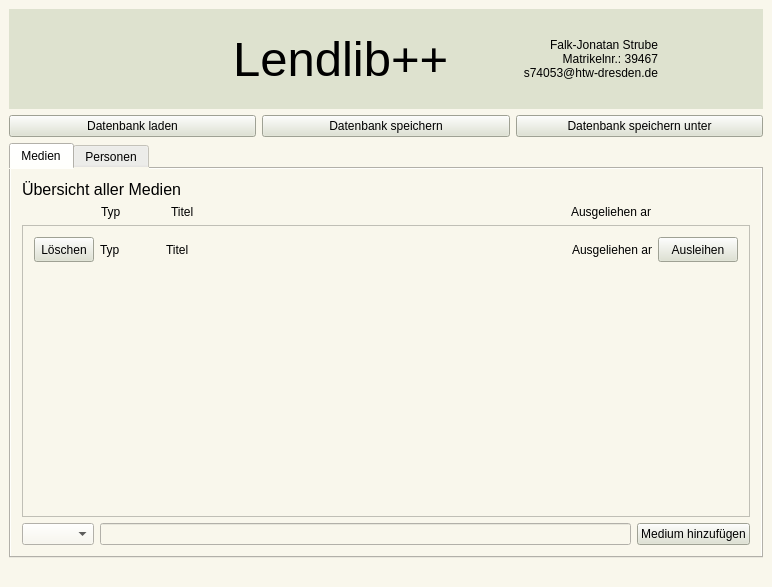
<?xml version="1.0" encoding="UTF-8"?>
<ui version="4.0">
 <class>MainWindow</class>
 <widget class="QMainWindow" name="MainWindow">
  <property name="geometry">
   <rect>
    <x>0</x>
    <y>0</y>
    <width>772</width>
    <height>587</height>
   </rect>
  </property>
  <property name="palette">
   <palette>
    <active>
     <colorrole role="WindowText">
      <brush brushstyle="SolidPattern">
       <color alpha="255">
        <red>0</red>
        <green>0</green>
        <blue>0</blue>
       </color>
      </brush>
     </colorrole>
     <colorrole role="Button">
      <brush brushstyle="SolidPattern">
       <color alpha="255">
        <red>249</red>
        <green>247</green>
        <blue>236</blue>
       </color>
      </brush>
     </colorrole>
     <colorrole role="Light">
      <brush brushstyle="SolidPattern">
       <color alpha="255">
        <red>255</red>
        <green>255</green>
        <blue>255</blue>
       </color>
      </brush>
     </colorrole>
     <colorrole role="Midlight">
      <brush brushstyle="SolidPattern">
       <color alpha="255">
        <red>238</red>
        <green>240</green>
        <blue>231</blue>
       </color>
      </brush>
     </colorrole>
     <colorrole role="Dark">
      <brush brushstyle="SolidPattern">
       <color alpha="255">
        <red>111</red>
        <green>113</green>
        <blue>103</blue>
       </color>
      </brush>
     </colorrole>
     <colorrole role="Mid">
      <brush brushstyle="SolidPattern">
       <color alpha="255">
        <red>148</red>
        <green>151</green>
        <blue>138</blue>
       </color>
      </brush>
     </colorrole>
     <colorrole role="Text">
      <brush brushstyle="SolidPattern">
       <color alpha="255">
        <red>0</red>
        <green>0</green>
        <blue>0</blue>
       </color>
      </brush>
     </colorrole>
     <colorrole role="BrightText">
      <brush brushstyle="SolidPattern">
       <color alpha="255">
        <red>255</red>
        <green>255</green>
        <blue>255</blue>
       </color>
      </brush>
     </colorrole>
     <colorrole role="ButtonText">
      <brush brushstyle="SolidPattern">
       <color alpha="255">
        <red>0</red>
        <green>0</green>
        <blue>0</blue>
       </color>
      </brush>
     </colorrole>
     <colorrole role="Base">
      <brush brushstyle="SolidPattern">
       <color alpha="255">
        <red>249</red>
        <green>247</green>
        <blue>236</blue>
       </color>
      </brush>
     </colorrole>
     <colorrole role="Window">
      <brush brushstyle="SolidPattern">
       <color alpha="255">
        <red>249</red>
        <green>247</green>
        <blue>236</blue>
       </color>
      </brush>
     </colorrole>
     <colorrole role="Shadow">
      <brush brushstyle="SolidPattern">
       <color alpha="255">
        <red>0</red>
        <green>0</green>
        <blue>0</blue>
       </color>
      </brush>
     </colorrole>
     <colorrole role="AlternateBase">
      <brush brushstyle="SolidPattern">
       <color alpha="255">
        <red>238</red>
        <green>240</green>
        <blue>231</blue>
       </color>
      </brush>
     </colorrole>
     <colorrole role="ToolTipBase">
      <brush brushstyle="SolidPattern">
       <color alpha="255">
        <red>255</red>
        <green>255</green>
        <blue>220</blue>
       </color>
      </brush>
     </colorrole>
     <colorrole role="ToolTipText">
      <brush brushstyle="SolidPattern">
       <color alpha="255">
        <red>0</red>
        <green>0</green>
        <blue>0</blue>
       </color>
      </brush>
     </colorrole>
    </active>
    <inactive>
     <colorrole role="WindowText">
      <brush brushstyle="SolidPattern">
       <color alpha="255">
        <red>0</red>
        <green>0</green>
        <blue>0</blue>
       </color>
      </brush>
     </colorrole>
     <colorrole role="Button">
      <brush brushstyle="SolidPattern">
       <color alpha="255">
        <red>249</red>
        <green>247</green>
        <blue>236</blue>
       </color>
      </brush>
     </colorrole>
     <colorrole role="Light">
      <brush brushstyle="SolidPattern">
       <color alpha="255">
        <red>255</red>
        <green>255</green>
        <blue>255</blue>
       </color>
      </brush>
     </colorrole>
     <colorrole role="Midlight">
      <brush brushstyle="SolidPattern">
       <color alpha="255">
        <red>238</red>
        <green>240</green>
        <blue>231</blue>
       </color>
      </brush>
     </colorrole>
     <colorrole role="Dark">
      <brush brushstyle="SolidPattern">
       <color alpha="255">
        <red>111</red>
        <green>113</green>
        <blue>103</blue>
       </color>
      </brush>
     </colorrole>
     <colorrole role="Mid">
      <brush brushstyle="SolidPattern">
       <color alpha="255">
        <red>148</red>
        <green>151</green>
        <blue>138</blue>
       </color>
      </brush>
     </colorrole>
     <colorrole role="Text">
      <brush brushstyle="SolidPattern">
       <color alpha="255">
        <red>0</red>
        <green>0</green>
        <blue>0</blue>
       </color>
      </brush>
     </colorrole>
     <colorrole role="BrightText">
      <brush brushstyle="SolidPattern">
       <color alpha="255">
        <red>255</red>
        <green>255</green>
        <blue>255</blue>
       </color>
      </brush>
     </colorrole>
     <colorrole role="ButtonText">
      <brush brushstyle="SolidPattern">
       <color alpha="255">
        <red>0</red>
        <green>0</green>
        <blue>0</blue>
       </color>
      </brush>
     </colorrole>
     <colorrole role="Base">
      <brush brushstyle="SolidPattern">
       <color alpha="255">
        <red>249</red>
        <green>247</green>
        <blue>236</blue>
       </color>
      </brush>
     </colorrole>
     <colorrole role="Window">
      <brush brushstyle="SolidPattern">
       <color alpha="255">
        <red>249</red>
        <green>247</green>
        <blue>236</blue>
       </color>
      </brush>
     </colorrole>
     <colorrole role="Shadow">
      <brush brushstyle="SolidPattern">
       <color alpha="255">
        <red>0</red>
        <green>0</green>
        <blue>0</blue>
       </color>
      </brush>
     </colorrole>
     <colorrole role="AlternateBase">
      <brush brushstyle="SolidPattern">
       <color alpha="255">
        <red>238</red>
        <green>240</green>
        <blue>231</blue>
       </color>
      </brush>
     </colorrole>
     <colorrole role="ToolTipBase">
      <brush brushstyle="SolidPattern">
       <color alpha="255">
        <red>255</red>
        <green>255</green>
        <blue>220</blue>
       </color>
      </brush>
     </colorrole>
     <colorrole role="ToolTipText">
      <brush brushstyle="SolidPattern">
       <color alpha="255">
        <red>0</red>
        <green>0</green>
        <blue>0</blue>
       </color>
      </brush>
     </colorrole>
    </inactive>
    <disabled>
     <colorrole role="WindowText">
      <brush brushstyle="SolidPattern">
       <color alpha="255">
        <red>111</red>
        <green>113</green>
        <blue>103</blue>
       </color>
      </brush>
     </colorrole>
     <colorrole role="Button">
      <brush brushstyle="SolidPattern">
       <color alpha="255">
        <red>249</red>
        <green>247</green>
        <blue>236</blue>
       </color>
      </brush>
     </colorrole>
     <colorrole role="Light">
      <brush brushstyle="SolidPattern">
       <color alpha="255">
        <red>255</red>
        <green>255</green>
        <blue>255</blue>
       </color>
      </brush>
     </colorrole>
     <colorrole role="Midlight">
      <brush brushstyle="SolidPattern">
       <color alpha="255">
        <red>238</red>
        <green>240</green>
        <blue>231</blue>
       </color>
      </brush>
     </colorrole>
     <colorrole role="Dark">
      <brush brushstyle="SolidPattern">
       <color alpha="255">
        <red>111</red>
        <green>113</green>
        <blue>103</blue>
       </color>
      </brush>
     </colorrole>
     <colorrole role="Mid">
      <brush brushstyle="SolidPattern">
       <color alpha="255">
        <red>148</red>
        <green>151</green>
        <blue>138</blue>
       </color>
      </brush>
     </colorrole>
     <colorrole role="Text">
      <brush brushstyle="SolidPattern">
       <color alpha="255">
        <red>111</red>
        <green>113</green>
        <blue>103</blue>
       </color>
      </brush>
     </colorrole>
     <colorrole role="BrightText">
      <brush brushstyle="SolidPattern">
       <color alpha="255">
        <red>255</red>
        <green>255</green>
        <blue>255</blue>
       </color>
      </brush>
     </colorrole>
     <colorrole role="ButtonText">
      <brush brushstyle="SolidPattern">
       <color alpha="255">
        <red>111</red>
        <green>113</green>
        <blue>103</blue>
       </color>
      </brush>
     </colorrole>
     <colorrole role="Base">
      <brush brushstyle="SolidPattern">
       <color alpha="255">
        <red>249</red>
        <green>247</green>
        <blue>236</blue>
       </color>
      </brush>
     </colorrole>
     <colorrole role="Window">
      <brush brushstyle="SolidPattern">
       <color alpha="255">
        <red>249</red>
        <green>247</green>
        <blue>236</blue>
       </color>
      </brush>
     </colorrole>
     <colorrole role="Shadow">
      <brush brushstyle="SolidPattern">
       <color alpha="255">
        <red>0</red>
        <green>0</green>
        <blue>0</blue>
       </color>
      </brush>
     </colorrole>
     <colorrole role="AlternateBase">
      <brush brushstyle="SolidPattern">
       <color alpha="255">
        <red>222</red>
        <green>226</green>
        <blue>207</blue>
       </color>
      </brush>
     </colorrole>
     <colorrole role="ToolTipBase">
      <brush brushstyle="SolidPattern">
       <color alpha="255">
        <red>255</red>
        <green>255</green>
        <blue>220</blue>
       </color>
      </brush>
     </colorrole>
     <colorrole role="ToolTipText">
      <brush brushstyle="SolidPattern">
       <color alpha="255">
        <red>0</red>
        <green>0</green>
        <blue>0</blue>
       </color>
      </brush>
     </colorrole>
    </disabled>
   </palette>
  </property>
  <property name="windowTitle">
   <string>MainWindow</string>
  </property>
  <property name="styleSheet">
   <string notr="true">background-color: #F9F7EC;</string>
  </property>
  <widget class="QWidget" name="centralWidget">
   <layout class="QVBoxLayout" name="verticalLayout">
    <property name="leftMargin">
     <number>9</number>
    </property>
    <property name="topMargin">
     <number>9</number>
    </property>
    <property name="rightMargin">
     <number>9</number>
    </property>
    <property name="bottomMargin">
     <number>9</number>
    </property>
    <item>
     <widget class="QWidget" name="header" native="true">
      <property name="minimumSize">
       <size>
        <width>0</width>
        <height>100</height>
       </size>
      </property>
      <property name="maximumSize">
       <size>
        <width>16777215</width>
        <height>16777215</height>
       </size>
      </property>
      <property name="autoFillBackground">
       <bool>false</bool>
      </property>
      <property name="styleSheet">
       <string notr="true">background: #DEE2CF;</string>
      </property>
      <layout class="QHBoxLayout" name="horizontalLayout">
       <property name="spacing">
        <number>0</number>
       </property>
       <property name="leftMargin">
        <number>0</number>
       </property>
       <property name="topMargin">
        <number>0</number>
       </property>
       <property name="rightMargin">
        <number>0</number>
       </property>
       <property name="bottomMargin">
        <number>0</number>
       </property>
       <item>
        <layout class="QHBoxLayout" name="headerLayout">
         <property name="spacing">
          <number>0</number>
         </property>
         <property name="leftMargin">
          <number>15</number>
         </property>
         <property name="topMargin">
          <number>0</number>
         </property>
         <property name="rightMargin">
          <number>15</number>
         </property>
         <property name="bottomMargin">
          <number>0</number>
         </property>
         <item>
          <widget class="QLabel" name="HTWLogo">
           <property name="maximumSize">
            <size>
             <width>220</width>
             <height>16777215</height>
            </size>
           </property>
           <property name="autoFillBackground">
            <bool>false</bool>
           </property>
           <property name="text">
            <string/>
           </property>
           <property name="pixmap">
            <pixmap resource="res.qrc">:/media/HTWLogo.png</pixmap>
           </property>
          </widget>
         </item>
         <item>
          <widget class="QLabel" name="Title">
           <property name="font">
            <font>
             <pointsize>37</pointsize>
            </font>
           </property>
           <property name="text">
            <string>Lendlib++</string>
           </property>
          </widget>
         </item>
         <item>
          <widget class="QLabel" name="Details">
           <property name="text">
            <string>Falk-Jonatan Strube
Matrikelnr.: 39467
s74053@htw-dresden.de</string>
           </property>
           <property name="alignment">
            <set>Qt::AlignRight|Qt::AlignTrailing|Qt::AlignVCenter</set>
           </property>
          </widget>
         </item>
         <item>
          <widget class="QLabel" name="FJSLogo">
           <property name="maximumSize">
            <size>
             <width>90</width>
             <height>16777215</height>
            </size>
           </property>
           <property name="text">
            <string/>
           </property>
           <property name="pixmap">
            <pixmap resource="res.qrc">:/media/FJSLogo.png</pixmap>
           </property>
           <property name="alignment">
            <set>Qt::AlignRight|Qt::AlignTrailing|Qt::AlignVCenter</set>
           </property>
          </widget>
         </item>
        </layout>
       </item>
      </layout>
     </widget>
    </item>
    <item>
     <layout class="QHBoxLayout" name="dbloadsave">
      <property name="leftMargin">
       <number>0</number>
      </property>
      <property name="rightMargin">
       <number>0</number>
      </property>
      <item>
       <widget class="QPushButton" name="dbload">
        <property name="styleSheet">
         <string notr="true">background: #DEE2CF;</string>
        </property>
        <property name="text">
         <string>Datenbank laden</string>
        </property>
       </widget>
      </item>
      <item>
       <widget class="QPushButton" name="dbsave">
        <property name="styleSheet">
         <string notr="true">background: #DEE2CF;</string>
        </property>
        <property name="text">
         <string>Datenbank speichern</string>
        </property>
       </widget>
      </item>
      <item>
       <widget class="QPushButton" name="dbsaveas">
        <property name="styleSheet">
         <string notr="true">background: #DEE2CF;</string>
        </property>
        <property name="text">
         <string>Datenbank speichern unter</string>
        </property>
       </widget>
      </item>
     </layout>
    </item>
    <item>
     <widget class="QTabWidget" name="dbtabs">
      <property name="palette">
       <palette>
        <active>
         <colorrole role="Button">
          <brush brushstyle="SolidPattern">
           <color alpha="255">
            <red>249</red>
            <green>247</green>
            <blue>236</blue>
           </color>
          </brush>
         </colorrole>
         <colorrole role="Base">
          <brush brushstyle="SolidPattern">
           <color alpha="255">
            <red>249</red>
            <green>247</green>
            <blue>236</blue>
           </color>
          </brush>
         </colorrole>
         <colorrole role="Window">
          <brush brushstyle="SolidPattern">
           <color alpha="255">
            <red>249</red>
            <green>247</green>
            <blue>236</blue>
           </color>
          </brush>
         </colorrole>
        </active>
        <inactive>
         <colorrole role="Button">
          <brush brushstyle="SolidPattern">
           <color alpha="255">
            <red>249</red>
            <green>247</green>
            <blue>236</blue>
           </color>
          </brush>
         </colorrole>
         <colorrole role="Base">
          <brush brushstyle="SolidPattern">
           <color alpha="255">
            <red>249</red>
            <green>247</green>
            <blue>236</blue>
           </color>
          </brush>
         </colorrole>
         <colorrole role="Window">
          <brush brushstyle="SolidPattern">
           <color alpha="255">
            <red>249</red>
            <green>247</green>
            <blue>236</blue>
           </color>
          </brush>
         </colorrole>
        </inactive>
        <disabled>
         <colorrole role="Button">
          <brush brushstyle="SolidPattern">
           <color alpha="255">
            <red>249</red>
            <green>247</green>
            <blue>236</blue>
           </color>
          </brush>
         </colorrole>
         <colorrole role="Base">
          <brush brushstyle="SolidPattern">
           <color alpha="255">
            <red>249</red>
            <green>247</green>
            <blue>236</blue>
           </color>
          </brush>
         </colorrole>
         <colorrole role="Window">
          <brush brushstyle="SolidPattern">
           <color alpha="255">
            <red>249</red>
            <green>247</green>
            <blue>236</blue>
           </color>
          </brush>
         </colorrole>
        </disabled>
       </palette>
      </property>
      <property name="autoFillBackground">
       <bool>false</bool>
      </property>
      <property name="styleSheet">
       <string notr="true"/>
      </property>
      <property name="tabShape">
       <enum>QTabWidget::Rounded</enum>
      </property>
      <property name="currentIndex">
       <number>0</number>
      </property>
      <widget class="QWidget" name="media">
       <property name="styleSheet">
        <string notr="true"/>
       </property>
       <attribute name="title">
        <string>Medien</string>
       </attribute>
       <layout class="QVBoxLayout" name="verticalLayout_3">
        <item>
         <widget class="QLabel" name="mediaTabTitle">
          <property name="font">
           <font>
            <pointsize>12</pointsize>
           </font>
          </property>
          <property name="text">
           <string>Übersicht aller Medien</string>
          </property>
         </widget>
        </item>
        <item>
         <layout class="QHBoxLayout" name="mediaHeadings">
          <property name="spacing">
           <number>10</number>
          </property>
          <property name="leftMargin">
           <number>9</number>
          </property>
          <property name="topMargin">
           <number>0</number>
          </property>
          <property name="rightMargin">
           <number>9</number>
          </property>
          <property name="bottomMargin">
           <number>0</number>
          </property>
          <item>
           <widget class="QLabel" name="mediaDel">
            <property name="minimumSize">
             <size>
              <width>60</width>
              <height>0</height>
             </size>
            </property>
            <property name="maximumSize">
             <size>
              <width>60</width>
              <height>16777215</height>
             </size>
            </property>
            <property name="text">
             <string/>
            </property>
           </widget>
          </item>
          <item>
           <widget class="QLabel" name="mediaType">
            <property name="minimumSize">
             <size>
              <width>60</width>
              <height>0</height>
             </size>
            </property>
            <property name="maximumSize">
             <size>
              <width>60</width>
              <height>16777215</height>
             </size>
            </property>
            <property name="text">
             <string>Typ</string>
            </property>
           </widget>
          </item>
          <item>
           <widget class="QLabel" name="mediaTitle">
            <property name="text">
             <string>Titel</string>
            </property>
           </widget>
          </item>
          <item>
           <widget class="QLabel" name="medialendee">
            <property name="minimumSize">
             <size>
              <width>80</width>
              <height>0</height>
             </size>
            </property>
            <property name="maximumSize">
             <size>
              <width>80</width>
              <height>16777215</height>
             </size>
            </property>
            <property name="text">
             <string>Ausgeliehen an</string>
            </property>
           </widget>
          </item>
          <item>
           <widget class="QLabel" name="mediaLendReturn">
            <property name="minimumSize">
             <size>
              <width>80</width>
              <height>0</height>
             </size>
            </property>
            <property name="maximumSize">
             <size>
              <width>80</width>
              <height>16777215</height>
             </size>
            </property>
            <property name="text">
             <string/>
            </property>
           </widget>
          </item>
         </layout>
        </item>
        <item>
         <widget class="QScrollArea" name="allMedia">
          <property name="widgetResizable">
           <bool>true</bool>
          </property>
          <widget class="QWidget" name="allMediaScroll">
           <property name="geometry">
            <rect>
             <x>0</x>
             <y>0</y>
             <width>728</width>
             <height>290</height>
            </rect>
           </property>
           <layout class="QVBoxLayout" name="verticalLayout_2">
            <item>
             <widget class="QWidget" name="mediaEntry1" native="true">
              <layout class="QHBoxLayout" name="horizontalLayout_2">
               <property name="leftMargin">
                <number>0</number>
               </property>
               <property name="topMargin">
                <number>0</number>
               </property>
               <property name="rightMargin">
                <number>0</number>
               </property>
               <property name="bottomMargin">
                <number>0</number>
               </property>
               <item>
                <layout class="QHBoxLayout" name="mediaEntry1Layout">
                 <item>
                  <widget class="QPushButton" name="mediaDel1">
                   <property name="minimumSize">
                    <size>
                     <width>60</width>
                     <height>25</height>
                    </size>
                   </property>
                   <property name="maximumSize">
                    <size>
                     <width>60</width>
                     <height>25</height>
                    </size>
                   </property>
                   <property name="styleSheet">
                    <string notr="true">background: #DEE2CF;</string>
                   </property>
                   <property name="text">
                    <string>Löschen</string>
                   </property>
                  </widget>
                 </item>
                 <item>
                  <widget class="QLabel" name="mediaType1">
                   <property name="minimumSize">
                    <size>
                     <width>60</width>
                     <height>0</height>
                    </size>
                   </property>
                   <property name="maximumSize">
                    <size>
                     <width>60</width>
                     <height>16777215</height>
                    </size>
                   </property>
                   <property name="text">
                    <string>Typ</string>
                   </property>
                  </widget>
                 </item>
                 <item>
                  <widget class="QLabel" name="mediaTittle1">
                   <property name="text">
                    <string>Titel</string>
                   </property>
                  </widget>
                 </item>
                 <item>
                  <widget class="QLabel" name="mediaLendee1">
                   <property name="minimumSize">
                    <size>
                     <width>80</width>
                     <height>0</height>
                    </size>
                   </property>
                   <property name="maximumSize">
                    <size>
                     <width>80</width>
                     <height>16777215</height>
                    </size>
                   </property>
                   <property name="text">
                    <string>Ausgeliehen an</string>
                   </property>
                  </widget>
                 </item>
                 <item>
                  <widget class="QPushButton" name="mediaLendReturn1">
                   <property name="minimumSize">
                    <size>
                     <width>80</width>
                     <height>25</height>
                    </size>
                   </property>
                   <property name="maximumSize">
                    <size>
                     <width>80</width>
                     <height>25</height>
                    </size>
                   </property>
                   <property name="styleSheet">
                    <string notr="true">background: #DEE2CF;</string>
                   </property>
                   <property name="text">
                    <string>Ausleihen</string>
                   </property>
                  </widget>
                 </item>
                </layout>
               </item>
              </layout>
             </widget>
            </item>
            <item>
             <spacer name="mediaSpacer">
              <property name="orientation">
               <enum>Qt::Vertical</enum>
              </property>
              <property name="sizeHint" stdset="0">
               <size>
                <width>20</width>
                <height>40</height>
               </size>
              </property>
             </spacer>
            </item>
           </layout>
          </widget>
         </widget>
        </item>
        <item>
         <layout class="QHBoxLayout" name="addMedia">
          <item>
           <widget class="QComboBox" name="addMediaType"/>
          </item>
          <item>
           <widget class="QLineEdit" name="addMediaTitle"/>
          </item>
          <item>
           <widget class="QPushButton" name="addMediaButton">
            <property name="styleSheet">
             <string notr="true">background: #DEE2CF;</string>
            </property>
            <property name="text">
             <string>Medium hinzufügen</string>
            </property>
           </widget>
          </item>
         </layout>
        </item>
       </layout>
      </widget>
      <widget class="QWidget" name="persons">
       <attribute name="title">
        <string>Personen</string>
       </attribute>
       <layout class="QVBoxLayout" name="verticalLayout_4">
        <item>
         <widget class="QLabel" name="personTabTitle">
          <property name="font">
           <font>
            <pointsize>12</pointsize>
           </font>
          </property>
          <property name="text">
           <string>Übersicht aller Personen</string>
          </property>
         </widget>
        </item>
        <item>
         <layout class="QHBoxLayout" name="personHeadings">
          <property name="spacing">
           <number>10</number>
          </property>
          <property name="leftMargin">
           <number>9</number>
          </property>
          <property name="topMargin">
           <number>0</number>
          </property>
          <property name="rightMargin">
           <number>9</number>
          </property>
          <property name="bottomMargin">
           <number>0</number>
          </property>
          <item>
           <widget class="QLabel" name="personDel">
            <property name="minimumSize">
             <size>
              <width>60</width>
              <height>0</height>
             </size>
            </property>
            <property name="maximumSize">
             <size>
              <width>60</width>
              <height>16777215</height>
             </size>
            </property>
            <property name="text">
             <string/>
            </property>
           </widget>
          </item>
          <item>
           <widget class="QLabel" name="personName">
            <property name="text">
             <string>Name</string>
            </property>
           </widget>
          </item>
          <item>
           <widget class="QLabel" name="personLended">
            <property name="minimumSize">
             <size>
              <width>120</width>
              <height>0</height>
             </size>
            </property>
            <property name="maximumSize">
             <size>
              <width>120</width>
              <height>16777215</height>
             </size>
            </property>
            <property name="text">
             <string>Ausgeliehene Medien</string>
            </property>
           </widget>
          </item>
         </layout>
        </item>
        <item>
         <widget class="QScrollArea" name="allPersons">
          <property name="widgetResizable">
           <bool>true</bool>
          </property>
          <widget class="QWidget" name="allPersonsScroll">
           <property name="geometry">
            <rect>
             <x>0</x>
             <y>0</y>
             <width>728</width>
             <height>290</height>
            </rect>
           </property>
           <layout class="QVBoxLayout" name="verticalLayout_5">
            <item>
             <widget class="QWidget" name="personEntry1" native="true">
              <layout class="QHBoxLayout" name="horizontalLayout_3">
               <property name="spacing">
                <number>6</number>
               </property>
               <property name="leftMargin">
                <number>0</number>
               </property>
               <property name="topMargin">
                <number>0</number>
               </property>
               <property name="rightMargin">
                <number>0</number>
               </property>
               <property name="bottomMargin">
                <number>0</number>
               </property>
               <item>
                <layout class="QHBoxLayout" name="personEntry1Layout">
                 <property name="spacing">
                  <number>10</number>
                 </property>
                 <property name="leftMargin">
                  <number>0</number>
                 </property>
                 <property name="topMargin">
                  <number>0</number>
                 </property>
                 <property name="rightMargin">
                  <number>0</number>
                 </property>
                 <property name="bottomMargin">
                  <number>0</number>
                 </property>
                 <item>
                  <widget class="QPushButton" name="personDel1">
                   <property name="minimumSize">
                    <size>
                     <width>60</width>
                     <height>25</height>
                    </size>
                   </property>
                   <property name="maximumSize">
                    <size>
                     <width>60</width>
                     <height>25</height>
                    </size>
                   </property>
                   <property name="styleSheet">
                    <string notr="true">background: #DEE2CF;</string>
                   </property>
                   <property name="text">
                    <string>Löschen</string>
                   </property>
                  </widget>
                 </item>
                 <item>
                  <widget class="QLabel" name="personName1">
                   <property name="text">
                    <string>Name</string>
                   </property>
                  </widget>
                 </item>
                 <item>
                  <widget class="QLabel" name="personLended1">
                   <property name="minimumSize">
                    <size>
                     <width>120</width>
                     <height>0</height>
                    </size>
                   </property>
                   <property name="maximumSize">
                    <size>
                     <width>120</width>
                     <height>16777215</height>
                    </size>
                   </property>
                   <property name="midLineWidth">
                    <number>9</number>
                   </property>
                   <property name="text">
                    <string>Ausgeliehene Medien
weitere
mehr</string>
                   </property>
                  </widget>
                 </item>
                </layout>
               </item>
              </layout>
             </widget>
            </item>
            <item>
             <spacer name="verticalSpacer">
              <property name="orientation">
               <enum>Qt::Vertical</enum>
              </property>
              <property name="sizeHint" stdset="0">
               <size>
                <width>20</width>
                <height>40</height>
               </size>
              </property>
             </spacer>
            </item>
           </layout>
          </widget>
         </widget>
        </item>
        <item>
         <layout class="QHBoxLayout" name="addPerson">
          <item>
           <widget class="QLineEdit" name="addPersonName"/>
          </item>
          <item>
           <widget class="QPushButton" name="addPersonButton">
            <property name="styleSheet">
             <string notr="true">background: #DEE2CF;</string>
            </property>
            <property name="text">
             <string>Person hinzufügen</string>
            </property>
           </widget>
          </item>
         </layout>
        </item>
       </layout>
      </widget>
     </widget>
    </item>
    <item>
     <widget class="QLabel" name="debug">
      <property name="text">
       <string/>
      </property>
     </widget>
    </item>
   </layout>
  </widget>
 </widget>
 <layoutdefault spacing="6" margin="11"/>
 <resources>
  <include location="res.qrc"/>
 </resources>
 <connections/>
</ui>
